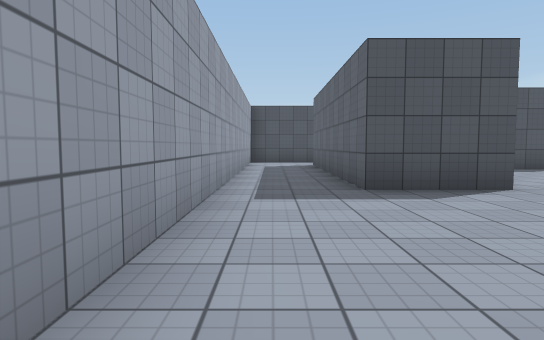
View 1 (above)

24 first-person views from a walk through a 3-D level made in the Unity game engine. The camera is 1.2 m above the floor, tilts 4° down and sees 75° across. The floor is counted in squares, 2 m on a side. Each view is taken from the middle of a square. On the plan, view 1 faces up. The plan holds only what a view shows up to about 10 squares ahead; the rest is blank. The player is left out. Surface patterns are stand-ins for the level's own textures.

View 2
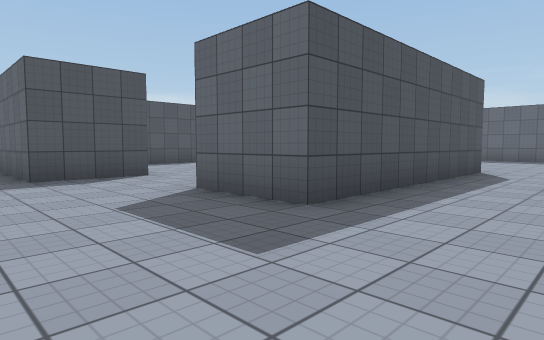

View 3
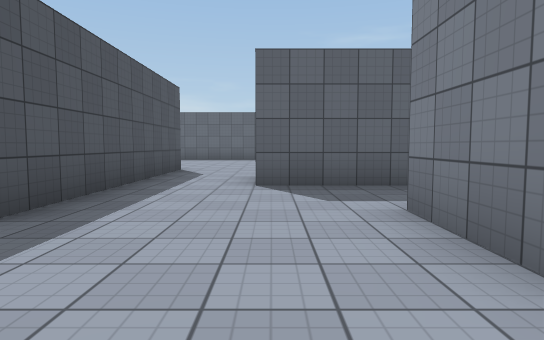

View 4
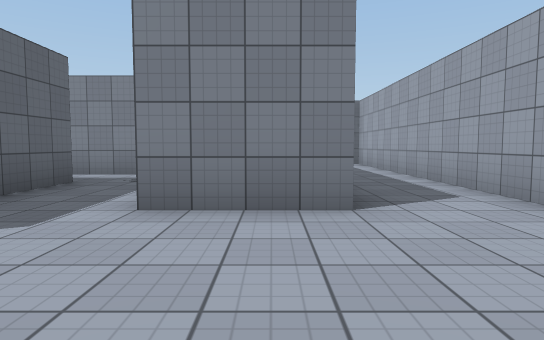

View 5
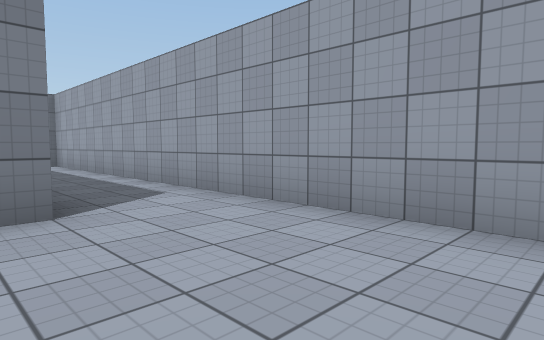

View 6
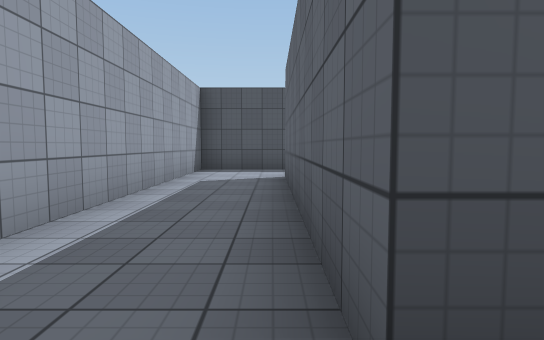

View 7
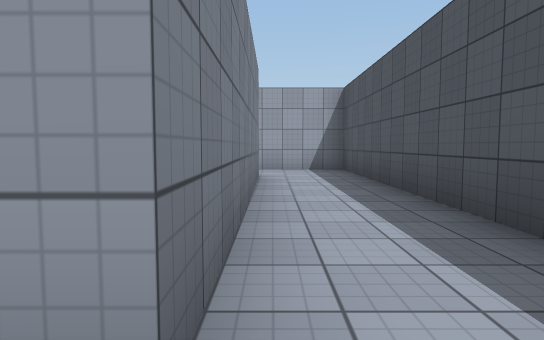

View 8
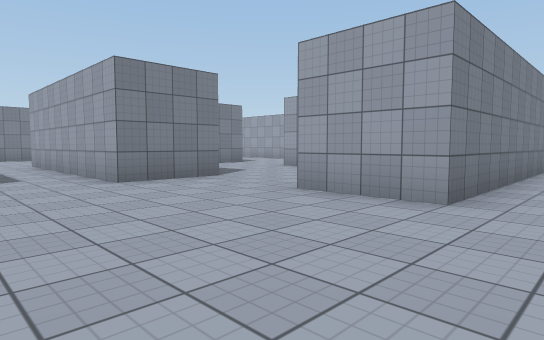

View 9
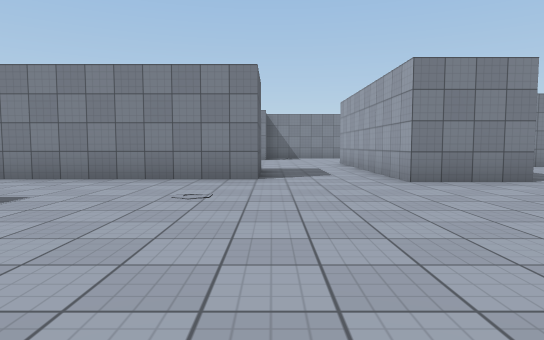

View 10
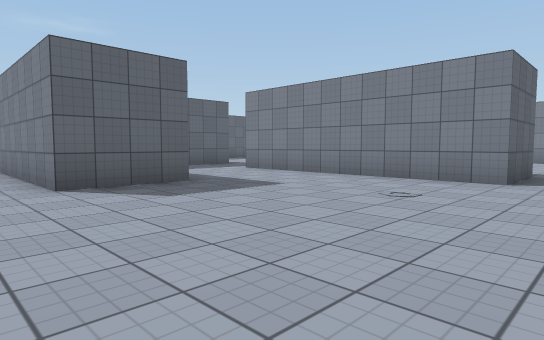

View 11
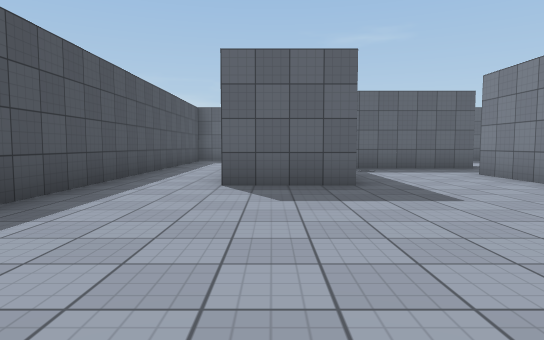

View 12
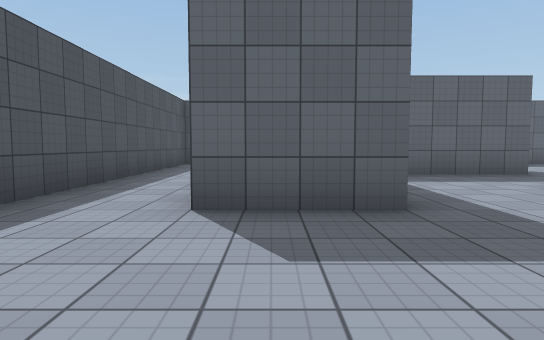

View 13
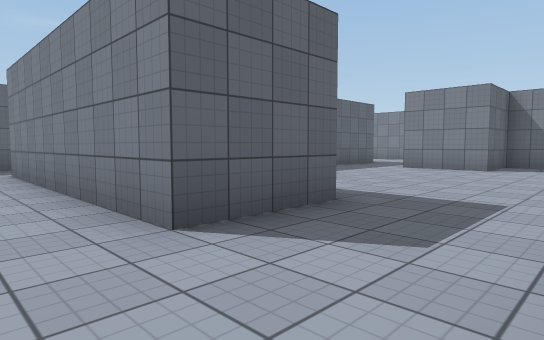

View 14
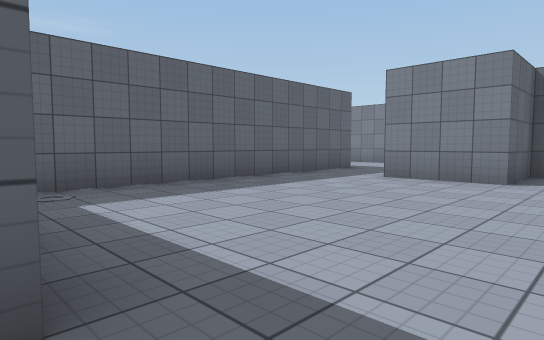

View 15
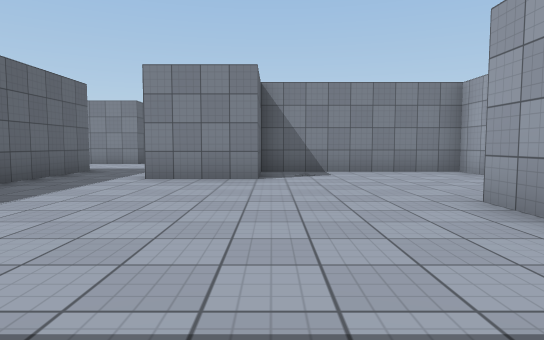

View 16
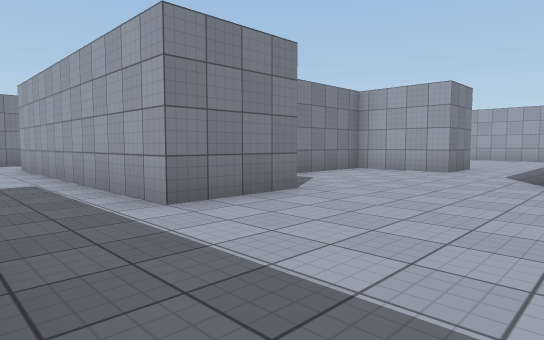

View 17
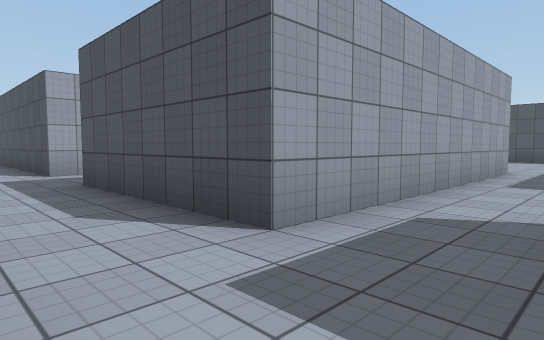

View 18
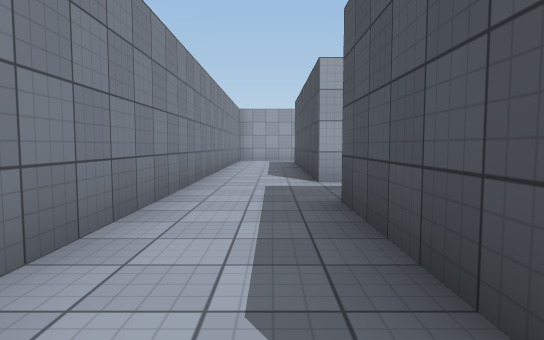

View 19
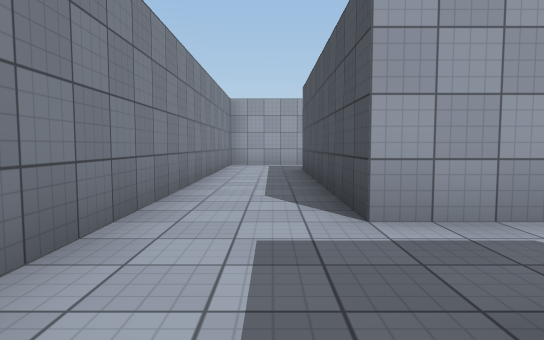

View 20
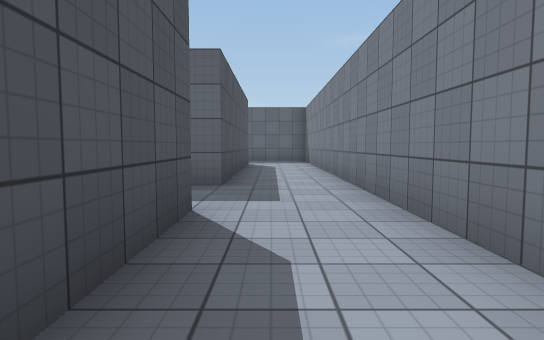

View 21
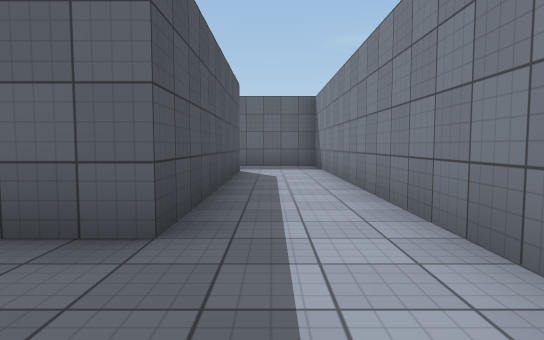

View 22
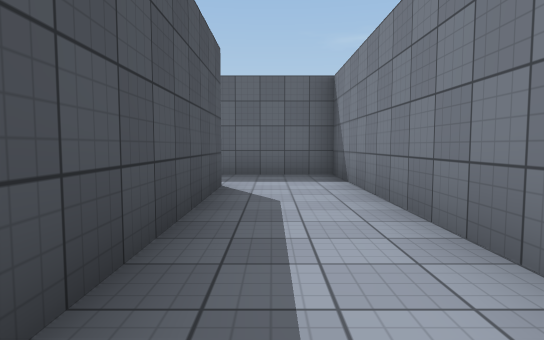

View 23
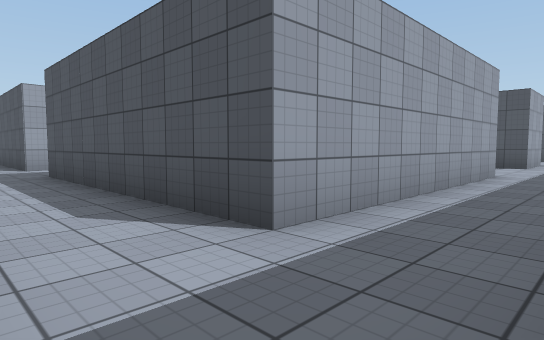

View 24
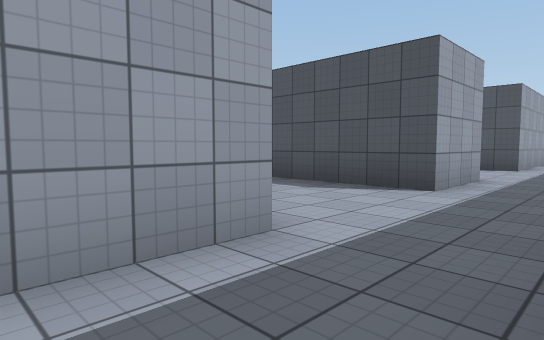

### Floor plan
Points are (right, up) in squares from view 1. A wall is a line through its corners. A room is listed if a view was taken in it or the views show most of it. See-through windows are left out.
Room 1 (views 1, 2, 3, 4, 5, 6, 17, 18, 19, 20, 21, 22, 23, 24)
walls: (6.5, 0.2) (2.8, 0.2) (2.8, 2.2); (5.2, -5.9) (5.2, -1.8) (6.7, -1.8); (1.1, -3.3) (3.2, -3.3); (3.4, 4.7) (1.3, 4.7) (1.3, 10.8) (7.2, 10.8); (7.2, -7.8) (7.2, -9.3) (1.4, -9.3); (13.3, -7.6) (13.3, -9.3) (9.2, -9.3); (5.8, 12.7) (-0.8, 12.7) (-0.8, -11.3) (23.2, -11.3) (23.2, -8.9); (21.3, -3.2) (21.3, -9.3) (15.2, -9.3) (15.2, -8.2); (21.3, 1.8) (21.3, -0.2) (18.2, -0.2)
ways out: opening at (6, -0.5) to room 2; opening at (7.5, 11.5) to room 2; opening at (22.5, 0.5) to room 2; opening at (3, 3.5); opening at (4.5, -4.5); opening at (8.5, -8.5); opening at (14.5, -8.5)
Room 2 (views 7, 8, 9, 10, 11, 12, 13, 14, 15, 16)
walls: (15.2, 8.6) (15.2, 10.8) (19.5, 10.8); (11.2, 3.6) (11.2, 5.7) (17.2, 5.7); (19.2, 4.6) (19.2, 7.9); (7.5, 6.3) (8.7, 6.3) (8.7, 0.2) (6.5, 0.2); (21.3, 7.5) (21.3, 4.7) (20.4, 4.7); (7.2, 10.8) (7.2, 8.8); (15.2, -4.2) (15.2, 3); (22.1, 12.7) (13.5, 12.7); (6.7, -1.8) (6.7, -4) (11.2, -4) (11.2, -2.3) (13.3, -2.3) (13.3, -4.5)
ways out: opening at (6, -0.5) to room 1; opening at (7.5, 11.5) to room 1; opening at (22.5, 0.5) to room 1; opening at (7, 7.5); opening at (14.5, -3.5)

Positions as (right, up) in squares from view 1, and headings:
1: (0, 0), facing up
2: (0, -2), facing up-right
3: (0, -2), facing right
4: (2, 0), facing down
5: (2, 0), facing down-left
6: (1, 4), facing up
7: (8, 11), facing left
8: (11, 12), facing down-left
9: (11, 12), facing down
10: (10, 12), facing down-right
11: (10, 10), facing right
12: (12, 10), facing right
13: (9, 7), facing down-right
14: (10, 4), facing down-right
15: (11, 4), facing down
16: (15, 1), facing down-left
17: (15, -11), facing up-left
18: (13, -10), facing left
19: (10, -10), facing left
20: (10, -10), facing right
21: (13, -10), facing right
22: (16, -10), facing right
23: (23, -11), facing up-left
24: (23, -5), facing up-left
